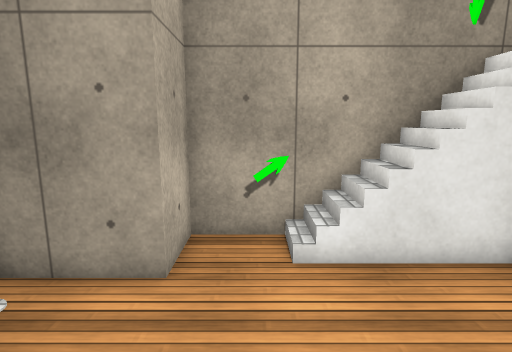
[1] (above)

12 first-person views from a walk through a scene from a Unity 3-D project. The camera is 1.5 m above the floor, tilts 10° down and sees 80° across. The floor is counted in squares, 0.5 m on a side. Each view is taken from the middle of a square. On the plan, view 1 faces up. The plan holds only what a view shows up to about 20 squares ahead; the rest is blank. The place goes on beyond the plan. The player character is not drawn. Some surface patterns are stand-ins.

[2]
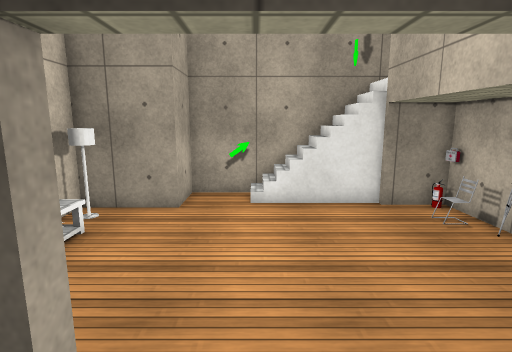

[3]
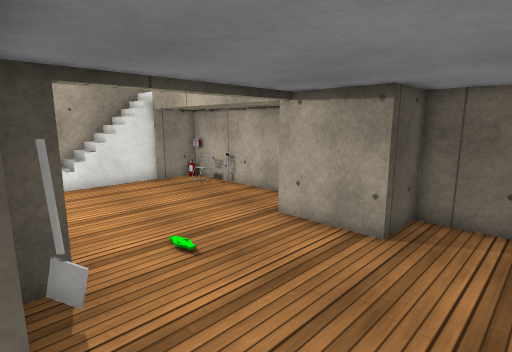

[4]
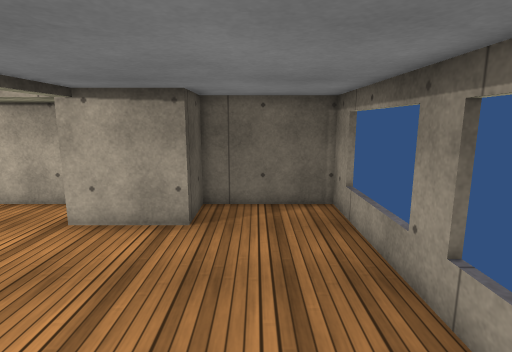

[5]
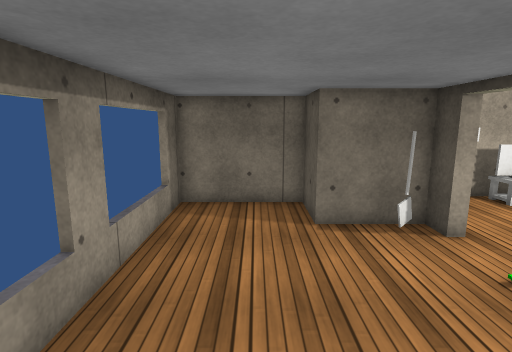

[6]
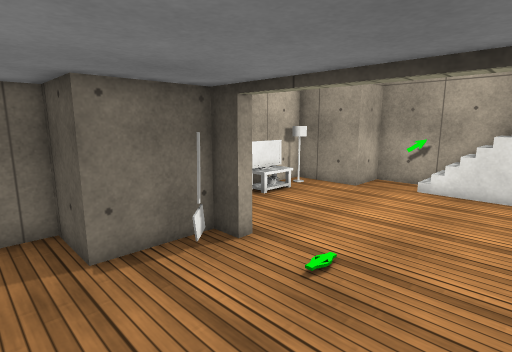

[7]
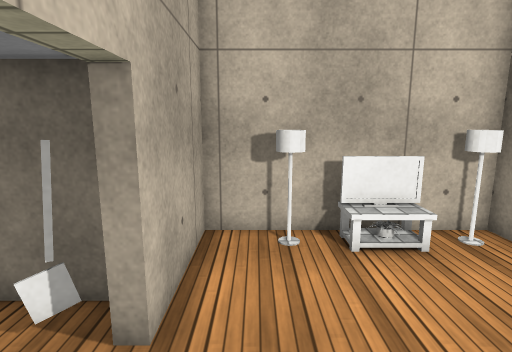

[8]
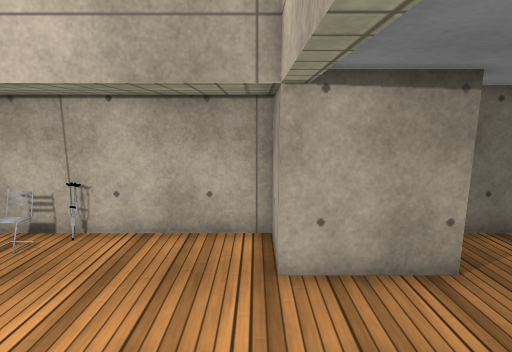

[9]
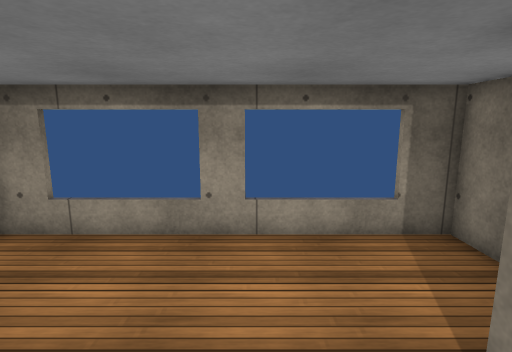

[10]
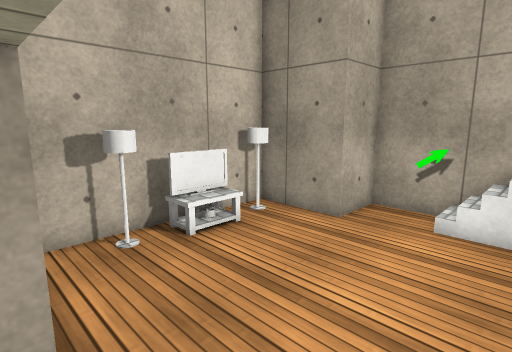

[11]
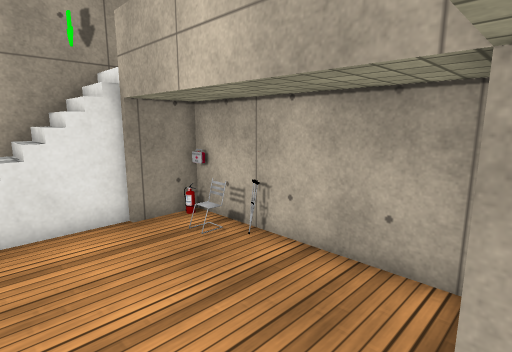

[12]
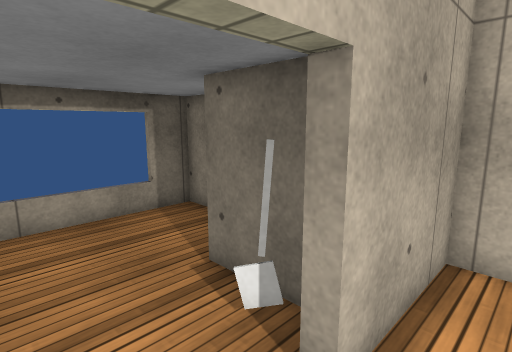

### Floor plan
Points are (right, up) in squares from view 1. A wall is a line through its corners. A room is listed if a view was taken in it or the views show most of it. See-through windows are left out.
Room 1 (views 1, 2, 3, 4, 5, 6, 7, 8, 9, 10, 11, 12)
walls: (-1.8, -2.9) (-1.8, -6.2) (-4.3, -6.2) (-4.3, -10.9) (-1.9, -10.9); (5.8, 6.1) (4.9, 6.1); (0.9, -10.9) (3.1, -10.9); (5.9, -10.9) (8, -10.9) (8, -6) (5.6, -6) (5.6, -2.4) (8, -2.4) (8, 5.9) (5.6, 5.9); (6.1, 7.9) (-1.8, 7.9) (-1.8, 5.5) (-5.2, 5.5) (-5.2, -2.4) (-0.7, -2.4) (-0.7, -2.9)
low walls: (5.2, 6.5) (5.2, 7.9); (5.6, 6.5) (5.6, 7.5)
ways out: gap at (-3, -11)
objects: other object (-4, 0); other object (-4, 2); TV (-4, 3); other object (-4, 4); other object (0, 7); fire extinguisher (7, 6)

Positions as (right, up) in squares from view 1, and headings:
1: (0, 0), facing up
2: (1, -5), facing up
3: (-2, -9), facing up-right
4: (-3, -8), facing right
5: (7, -8), facing left
6: (5, -8), facing up-left
7: (3, -1), facing left
8: (0, -2), facing right
9: (1, -3), facing down
10: (3, -3), facing up-left
11: (2, -3), facing up-right
12: (2, -1), facing down-left
